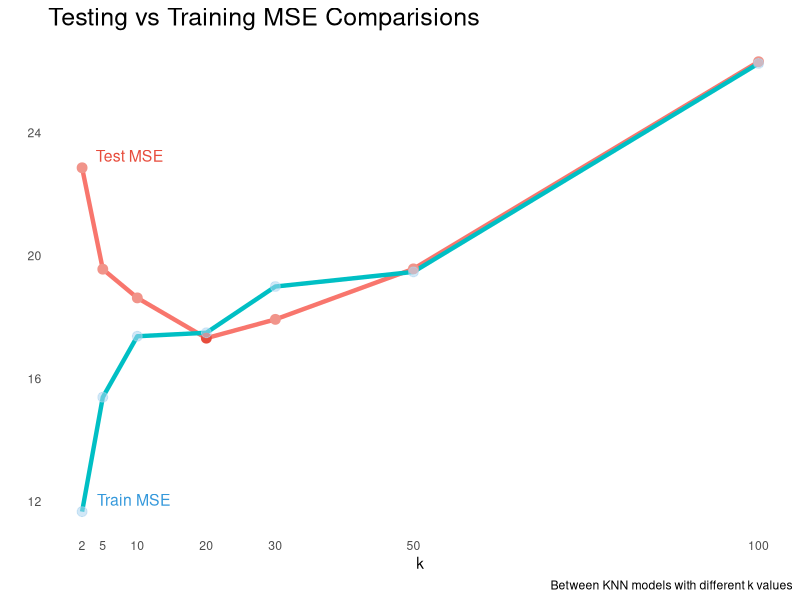
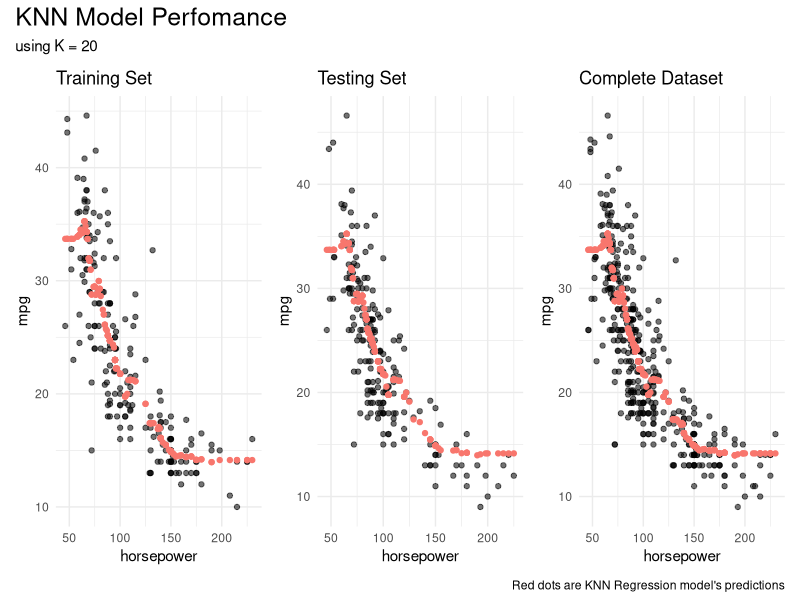
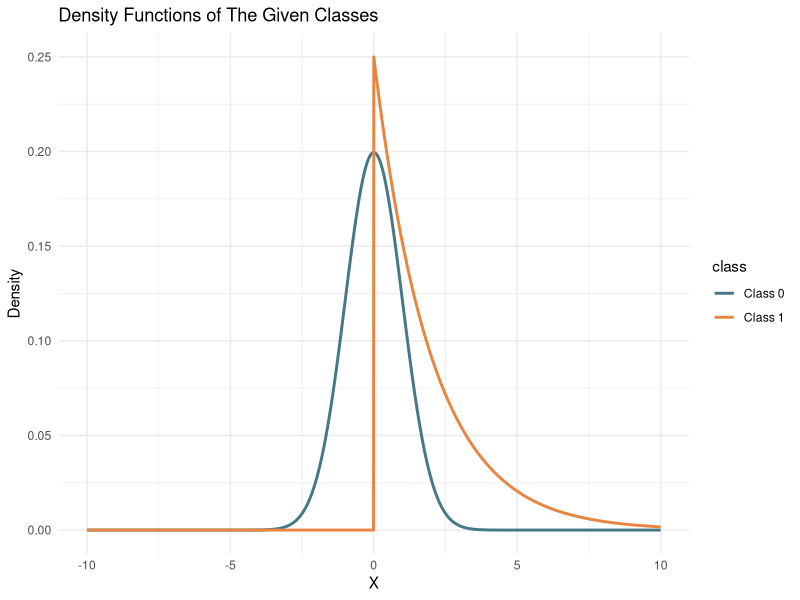
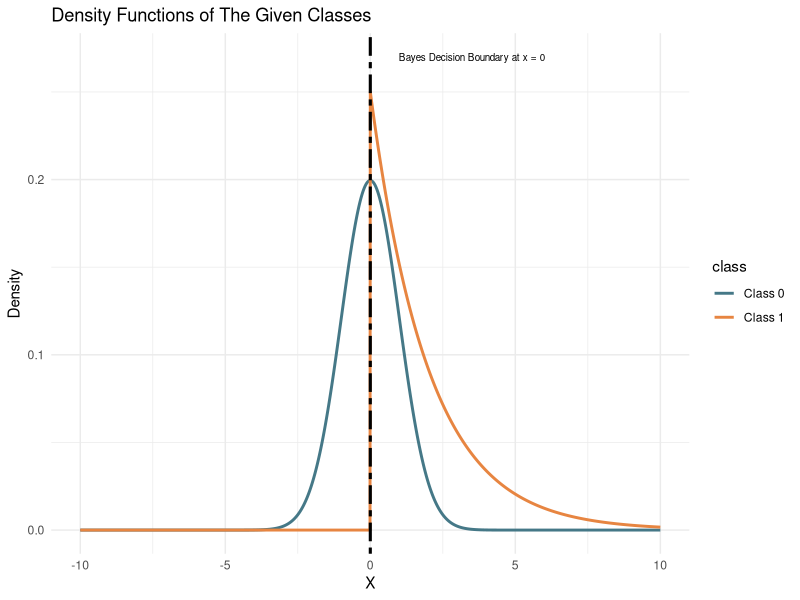

Generate these figures, in order, with R:
## ---- chunk 1
library(tidyverse)
library(purrr)
library(patchwork)
library(magrittr)
theme_set(theme_minimal())
## ---- chunk 2
auto_train = read_csv('AutoTrain.csv')
auto_test = read_csv('AutoTest.csv')
## ---- chunk 3
## STAT318/462 kNN regression function

kNN <- function(k,x.train,y.train,x.pred) {
# 
## This is kNN regression function for problems with
## 1 predictor
#
## INPUTS
#
# k       = number of observations in nieghbourhood 
# x.train = vector of training predictor values
# y.train = vector of training response values
# x.pred  = vector of predictor inputs with unknown
#           response values 
#
## OUTPUT
#
# y.pred  = predicted response values for x.pred

## Initialize:
n.pred <- length(x.pred);		y.pred <- numeric(n.pred)

## Main Loop
for (i in 1:n.pred){
  d <- abs(x.train - x.pred[i])
  dstar = d[order(d)[k]]
  y.pred[i] <- mean(y.train[d <= dstar])		
}
## Return the vector of predictions
invisible(y.pred)
}
## ---- chunk 4
my_k <- c(2, 5, 10, 20, 30, 50, 100)
test_pred_values <- map(my_k, \(x) kNN(x, auto_train$horsepower, auto_train$mpg, auto_test$horsepower)) # Obtain predicted y using test data
## ---- chunk 5
# So now we have a list of lists contains the predicted values with different k
k_names <- map_chr(as.character(my_k), \(x) str_c('k=', x))
test_predictions <- set_names(data.frame(test_pred_values), k_names)

#Obtain MSE for the testing data
test_MSE <- test_predictions %>% 
  map_dbl(\(x) mean((auto_test$mpg - x)^2))
test_MSE
## ---- chunk 6
#Do the same thing to get training MSE
train_pred_values <- map(my_k, \(x) kNN(x, auto_train$horsepower, auto_train$mpg, auto_train$horsepower))
train_predictions <- set_names(data.frame(train_pred_values), k_names)
train_MSE <- train_predictions %>% 
  map_dbl(\(x) mean((auto_train$mpg - x)^2))
train_MSE
## ---- chunk 7
which(test_MSE == min(test_MSE))
## ---- chunk 8
which(train_MSE == min(train_MSE))
## ---- chunk 9
mse_df <- cbind(k=my_k,test_MSE, train_MSE)

ggplot(data = mse_df, aes(x = k)) + 
  geom_line(aes(y = test_MSE, color = 'Test'), size = 1.5) +
  geom_line(aes(y = train_MSE, color = 'Train'), size = 1.5) +
  annotate("text", x = 2, y = test_MSE[1], label = "Test MSE", vjust = -0.5, hjust = -0.2, color = "#E74C3C", size = 4) +
  annotate("text", x = 2, y = train_MSE[1], label = "Train MSE", vjust = -0.5, hjust = -0.2, color = "#3498DB", size = 4) +
  scale_x_continuous(breaks = my_k) +
  geom_point(aes(y = test_MSE), color = ifelse(my_k== 20, "#E74C3C", "#F1948A"), size = 3)+
  geom_point(aes(y = train_MSE, alpha=1.), color = '#AED6F1', size = 3)+
  theme(panel.grid = element_blank(),
        plot.title = element_text(size = 18)) +
  labs(
    title='Testing vs Training MSE Comparisions',
    x = 'k', y = '',
    caption = 'Between KNN models with different k values'
  ) +
  guides(color='none', alpha='none')
## ---- chunk 10
p1 <- ggplot(data=auto_train) +
  geom_point(aes(x=horsepower, y=mpg, alpha=1.)) +
  ggtitle('Training Set') +
  geom_point(aes(y = train_predictions$`k=20`, x=auto_train$horsepower, color = 'red')) + guides(color='none', alpha='none')

p2 <- ggplot(data=auto_test) +
  geom_point(aes(x=horsepower, y=mpg, alpha=1.)) +
  ggtitle('Testing Set') +
  geom_point(aes(y = test_predictions$`k=20`, x=auto_test$horsepower, color = 'red')) +guides(color='none', alpha='none')

# For complete dataset
auto <- rbind(auto_train, auto_test)
modelk20_predictions <- kNN(20, auto_train$horsepower, auto_train$mpg, auto$horsepower)

p3 <- ggplot(data=auto) +
  geom_point(aes(x=horsepower, y=mpg, alpha=1.)) +
  geom_point(aes(y = modelk20_predictions, x=auto$horsepower, color = 'red')) + guides(color='none', alpha='none') +
  ggtitle('Complete Dataset')

# Combine all plots
p1+p2+p3 + plot_annotation(
  title='KNN Model Perfomance', theme = theme(plot.title = element_text(size = 18)),
  subtitle='using K = 20',
  caption="Red dots are KNN Regression model's predictions"
) 
## ---- chunk 11
f0 <- function(x) dnorm(x, mean = 0, sd = 1)
f1 <- function(x) ifelse(x < 0, 0, 0.5 * exp(-0.5 * x))

x_values <- seq(-10, 10, by=0.01) 

df_class_0 <- data.frame(x = x_values, density = 0.5 * f0(x_values), class = "Class 0")
df_class_1 <- data.frame(x = x_values, density = 0.5 * f1(x_values), class = "Class 1")
df_combined <- rbind(df_class_0, df_class_1)

plot_q3 <- ggplot(df_combined, aes(x = x, y = density, color = class)) +
  geom_line(linewidth = 1) +
  labs(x = "X", y = 'Density', title = "Density Functions of The Given Classes") +
  scale_color_manual(values = c("#457887", "#E78541"))
plot_q3
## ---- chunk 12
plot_q3 +
  geom_vline(xintercept =0, linetype='twodash', linewidth=1.05) +
  annotate("text", x = 3.5, y = 0.27, label = "Bayes Decision Boundary at x = 0", color = "black", size = 2.5)
## ---- chunk 13
n_samples <- 1000
set.seed(75381613)

test_values0 <- data.frame(x = rnorm(n_samples, 0, 1), class = 'Class 0')
test_values1 <- data.frame(x = rexp(n_samples, rate=1/2), class = 'Class 1') # rate = lambda = 1/2

test_data <- rbind(test_values0, test_values1)

# Using Bayes Decision Boundary x = 0
test_data$prediction <- ifelse(test_data$x > 0, "Class 1", "Class 0")
test_data %>% head()
## ---- chunk 14
# Now we can calculate the false classification rate for each class
false_class_0 <- test_data %>% 
  filter(class == 'Class 0' & prediction == 'Class 1') %>% 
  nrow()

false_class_1 <- test_data %>% 
  filter(class == 'Class 1' & prediction == 'Class 0') %>% 
  nrow()

print(paste('The proportion of falsely classified elements of class 0 is: ', false_class_0 / n_samples))
print(paste('The proportion of falsely classified elements of class 1 is: ', false_class_1 / n_samples))
